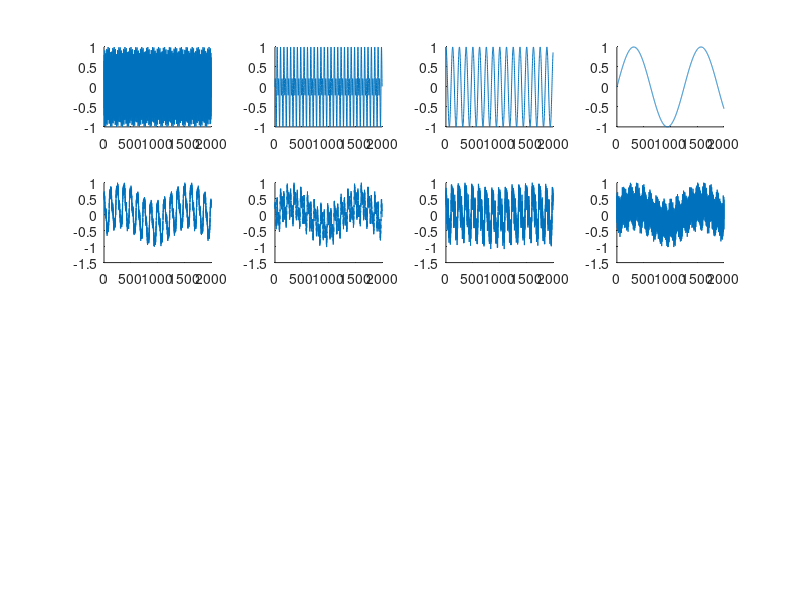

MATLAB code for this plot: (Note: this script raises an error after producing the figure.)
numtrainingcases=2000;
t = linspace(0,10,numtrainingcases);
orig_data = [sin(500*t) + 0.2*cos(100*t) ;
                sin(10*t).*cos(30*t)
                cos(10*t)
                sin(t)] ;
orig_data = 0.01*orig_data;
numdim = size(orig_data,1);
A = [0.2 0.3 0.8 0.4;
	0.1 0.5 0.2 0.3;
	0.4 0.7 0.7 0.1;
	0.6 0.1 0.2 0.3];
data = A*orig_data;
hold on;

for i=1:numdim
subplot(4,numdim,i);
hold on;
plot(orig_data(i,:)./max(orig_data(i,:)));
end
drawnow;

hold on;
for i=1:numdim
subplot(4,numdim,numdim*1+i);
hold on;
plot(data(i,:)./max(data(i,:)));
end
drawnow;

tic
independent = linear_parica(data);
toc
%tic
%[W, Sphere] = binica(data,'extended',1);
%independent = W*Sphere*data;
%toc
hold on;
for i=1:numdim
subplot(4,numdim,numdim*2+i);
hold on;
plot(independent(i,:)./max(independent(i,:)));
end
drawnow;
